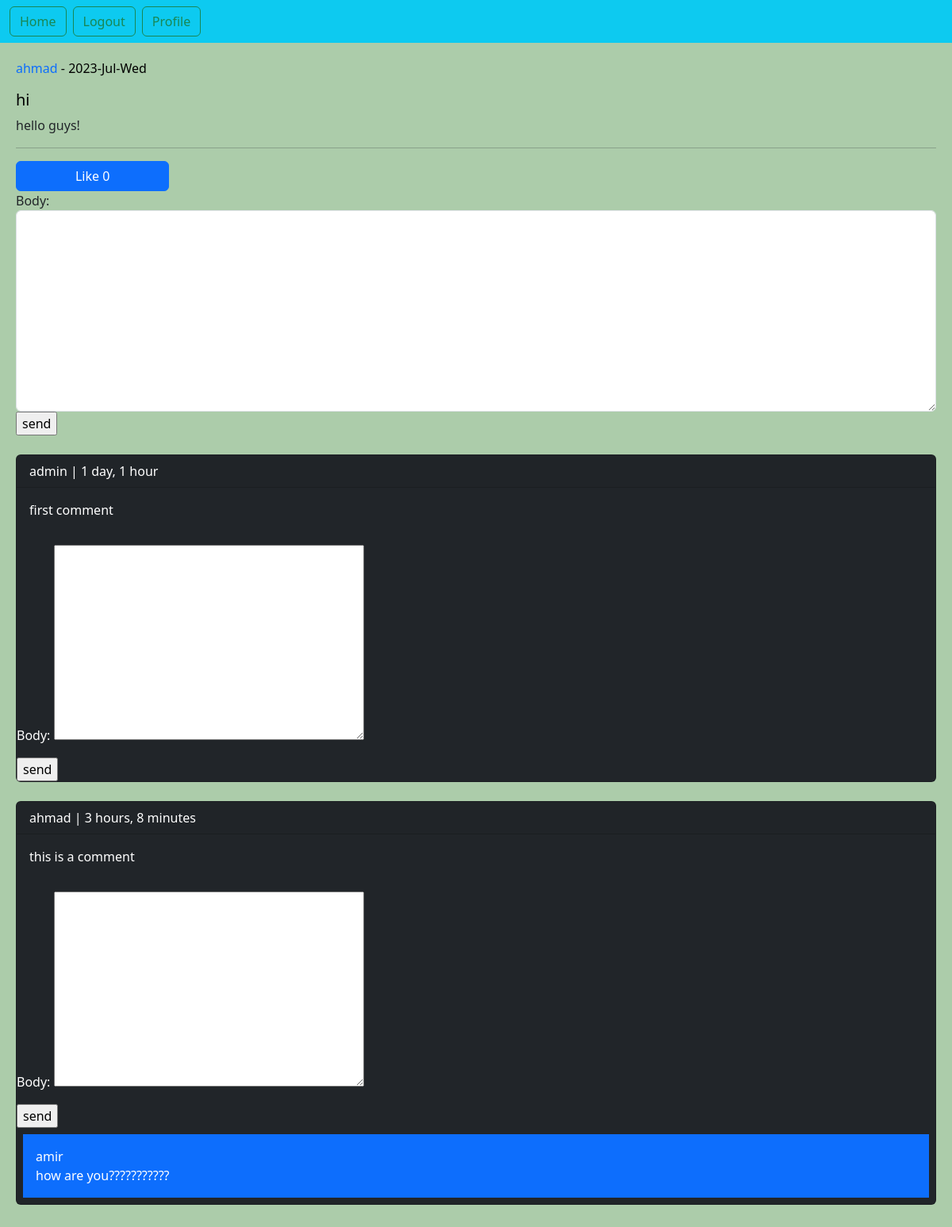
/post/12/hello-guys/ (signed in), run on the app's committed database.
### home/models.py (models this page shows, shortened)
class Post(models.Model):
    user = models.ForeignKey(User, on_delete=models.CASCADE,
                             related_name='posts')  # اگر یک یوزر حذف شد پست هایش نیز حذف می شود.
    title = models.CharField(max_length=240)
    body = models.TextField()
    slug = models.SlugField()
    created = models.DateTimeField(auto_now_add=True)
    updated = models.DateTimeField(auto_now=True)
    class Meta:
        ordering = ['-created']  # مرتب سازی پست ها بر اساس تاریخ
    def likes_count(self):
        return self.pvotes.count()

class Comment(models.Model):
    user = models.ForeignKey(User, on_delete=models.CASCADE, related_name='ucomments')
    post = models.ForeignKey(Post, on_delete=models.CASCADE, related_name='pcomments')
    reply = models.ForeignKey('self', on_delete=models.CASCADE, related_name='rcomments', blank=True, null=True)
    is_reply = models.BooleanField(default=False)
    body = models.TextField(max_length=400)
    created = models.DateTimeField(auto_now_add=True)

### home/views.py (the view, shortened to what this page needs)
# urls.py: path('post/<int:post_id>/<slug:post_slug>/', views.PostDetailView.as_view(), name='post_detail'),
class PostDetailView(View):
    form_class = CommentCreateForm
    form_class_reply = CommentReplyForm
    def setup(self, request, *args, **kwargs):
        self.post_instance = get_object_or_404(Post, pk=kwargs['post_id'], slug=kwargs['post_slug'])
        return super().setup(request, *args, **kwargs)
    def get(self, request, *args, **kwargs):
        comments = self.post_instance.pcomments.filter(is_reply=False)
        return render(request, 'home/detail.html',
                      {'post': self.post_instance,
                       'comments': comments,
                       'form': self.form_class,
                       'reply_form': self.form_class_reply
                       })

### home/templates/home/detail.html (shortened to what this page needs)
{% extends 'base.html' %}
{% block content %}
    <p style="color: black;"><a href="{% url 'account:user_profile' post.user.id %}" style="text-decoration: none">{{ post.user }}</a> - {{ post.updated|date:"Y-M-D" }}</p>
    <h5 style="color: black">{{ post.title }}</h5>
    <p>{{ post.body }}</p>
        <hr>
    {% if request.user.is_authenticated %}
        <a href="{% url 'home:post_like' post.id %}" class="btn btn-primary col-md-2">Like {{ post.likes_count }}</a>
        <form action="" method="post">
            {{ form.as_div }}
            <input type="submit" value="send">
        </form>
         <br>
    {% else %}
        <p class="alert alert-danger">only logged in users can comment</p>
    {% endif %}
    {% for comment in comments %}
        <div class="card bg-dark text-white">
        <p class="card-header">{{ comment.user }} | {{ comment.created | timesince }}</p>
        <p class="card-body">{{ comment.body }}</p>
        {% if request.user.is_authenticated %}
            <form action="{% url 'home:add_reply' post.id comment.id %}" method="post">
                {{ reply_form.as_p }}
                <input type="submit" value="send">
            </form>
        {% endif %}
            {% with replies=comment.rcomments.all %}
            {% for reply in replies %}
                <p class="bg-primary p-3 m-2">{{ reply.user }}<br> {{ reply.body  }}</p>
            {% endfor %}
            {% endwith %}
        </div>
        <br>
    {% empty %}
        <p>No comments yet!</p>
    {% endfor %}
{% endblock %}

### data on the page
Post: user "ahmad", updated "2023-Jul-Wed", title "hi", body "hello guys!", likes_count "0"
Comment: user "admin", created "1 day, 1 hour", body "first comment"
Comment: user "ahmad", created "3 hours, 8 minutes", body "this is a comment"
Comment: user "amir", body "how are you???????????"
